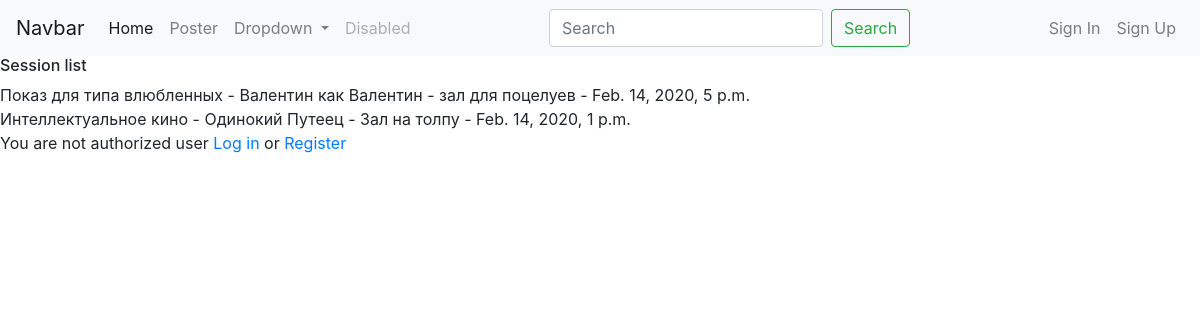
The app's page /, older data.
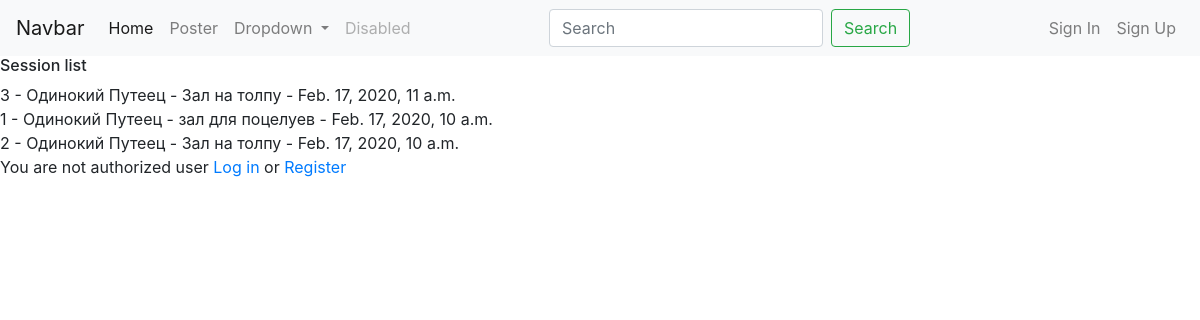
The same page, newer data.
### cinema_box_office/models.py (models this page shows, shortened)
class Session(models.Model):
    name = models.CharField(max_length=200)
    start_at = models.DateTimeField()  # не уверен что это правильное решение
    end_at = models.DateTimeField()
    rental_start_at = models.DateTimeField()
    rental_end_at = models.DateTimeField()
    ticket_price = models.DecimalField(max_digits=5, decimal_places=2)
    cinema_hall = models.ForeignKey(CinemaHall, on_delete=models.CASCADE)
    movie = models.ForeignKey(Movie, on_delete=models.CASCADE)
    class Meta:
        ordering = ['-start_at', ]
    def __str__(self):
        return f'{self.name}'

class Movie(models.Model):
    name = models.CharField(max_length=200)
    def __str__(self):
        return f'{self.name}'

class CinemaHall(models.Model):
    name = models.CharField(max_length=100)
    size = models.IntegerField()

### cinema_box_office/views.py (the view, shortened to what this page needs)
# urls.py: path('', Poster.as_view(), name='poster'),
class Poster(ListView):
    model = Session
    template_name = 'cinema_box_office/index.html'
    http_method_names = ['get']
    context_object_name = 'session1'
    def get(self, request, *args, **kwargs):
        self.object_list = self.get_queryset()
        allow_empty = self.get_allow_empty()
        context = self.get_context_data()
        return self.render_to_response(context)

### templates/cinema_box_office/index.html (shortened to what this page needs)
{% extends 'base.html' %}
{% block content %}
    <h6> Session list </h6>
    {% for a in session1 %}
        <form action="{%  url 'buy_ticket' %}" method="POST">
            {{ a }} - {{ a.movie }} - {{ a.cinema_hall.name }} - {{ a.start_at }}
        </form>
    {% endfor %}
    {% if request.user.is_superuser %}
        {% include 'cinema_box_office/admin.html' %}
    {% elif not request.user.is_superuser and request.user.is_authenticated %}
        <a href="{% url 'basket' %}"> View purchases </a>
    {% else %}
        You are not authorized user <a href="{% url 'login' %}">Log in </a> or <a href="{% url 'register' %}"> Register</a>
    {% endif %}
{% endblock %}

### templates/base.html (shortened to what this page needs)
<!DOCTYPE html>
<html lang="en">
<head>
    <link rel="stylesheet" href="https://stackpath.bootstrapcdn.com/bootstrap/4.4.1/css/bootstrap.min.css"
>
</head>
<body>
    <nav class="navbar navbar-expand-lg navbar-light bg-light">
        <a class="navbar-brand" href="#">Navbar</a>
        <div class="collapse navbar-collapse" id="navbarSupportedContent">
            <ul class="navbar-nav mr-auto">
                <li class="nav-item active">
                    <a class="nav-link" href="/">Home <span class="sr-only">(current)</span></a>
                </li>
                <li class="nav-item">
                    <a class="nav-link" href="#">Poster</a>
                </li>
                <li class="nav-item dropdown">
                    <a class="nav-link dropdown-toggle" href="#" id="navbarDropdown" role="button"
                        data-toggle="dropdown" aria-haspopup="true" aria-expanded="false">
                        Dropdown
                    </a>
                </li>
                <li class="nav-item">
                    <a class="nav-link disabled" href="#" tabindex="-1" aria-disabled="true">Disabled</a>
                </li>
            </ul>
            <form class="form-inline my-2 my-lg-0">
                <input class="form-control mr-sm-2" type="search" placeholder="Search" aria-label="Search">
                <button class="btn btn-outline-success my-2 my-sm-0" type="submit">Search</button>
            </form>
            <ul class="navbar-nav ml-auto">
                {% if not request.user.is_authenticated %}
                    <a class="nav-link" href="{% url 'login' %}">Sign In</a>
                    <a class="nav-link" href="{% url 'register' %}">Sign Up</a>
                {% else %}
                    <a href="" ></a>You are logged in as {{ request.user }}</a>
                    <a href="{% url 'logout' %}">Logout</a>
                {% endif %}
            </ul>
        </div>
    </nav>
    {% block content %}
    {% endblock %}
</body>
</html>

Row changes from the older to the newer data that the page shows:
removed Session: name "Показ для типа влюбленных", movie "Валентин как Валентин", cinema_hall.name "зал для поцелуев", start_at "Feb. 14, 2020, 5 p.m."
removed Session: name "Интеллектуальное кино", movie "Одинокий Путеец", cinema_hall.name "Зал на толпу", start_at "Feb. 14, 2020, 1 p.m."
added Session: name "3", movie "Одинокий Путеец", cinema_hall.name "Зал на толпу", start_at "Feb. 17, 2020, 11 a.m."
added Session: name "1", movie "Одинокий Путеец", cinema_hall.name "зал для поцелуев", start_at "Feb. 17, 2020, 10 a.m."
added Session: name "2", movie "Одинокий Путеец", cinema_hall.name "Зал на толпу", start_at "Feb. 17, 2020, 10 a.m."
